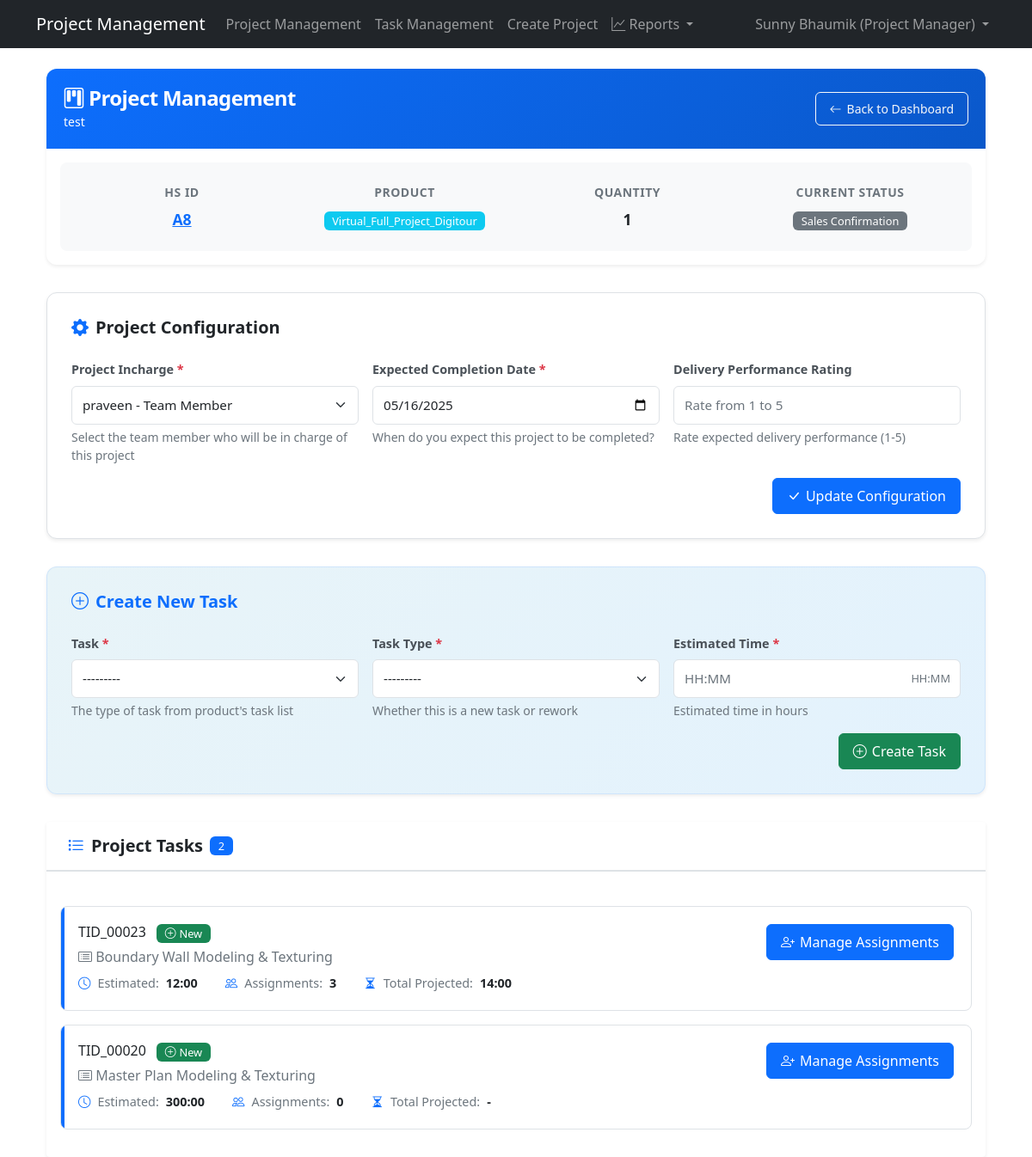
The app's page /projects/aedaa6b4-0d60-4cdd-8ebd-8fbbb9c3879d/manage/ (signed in), older data.
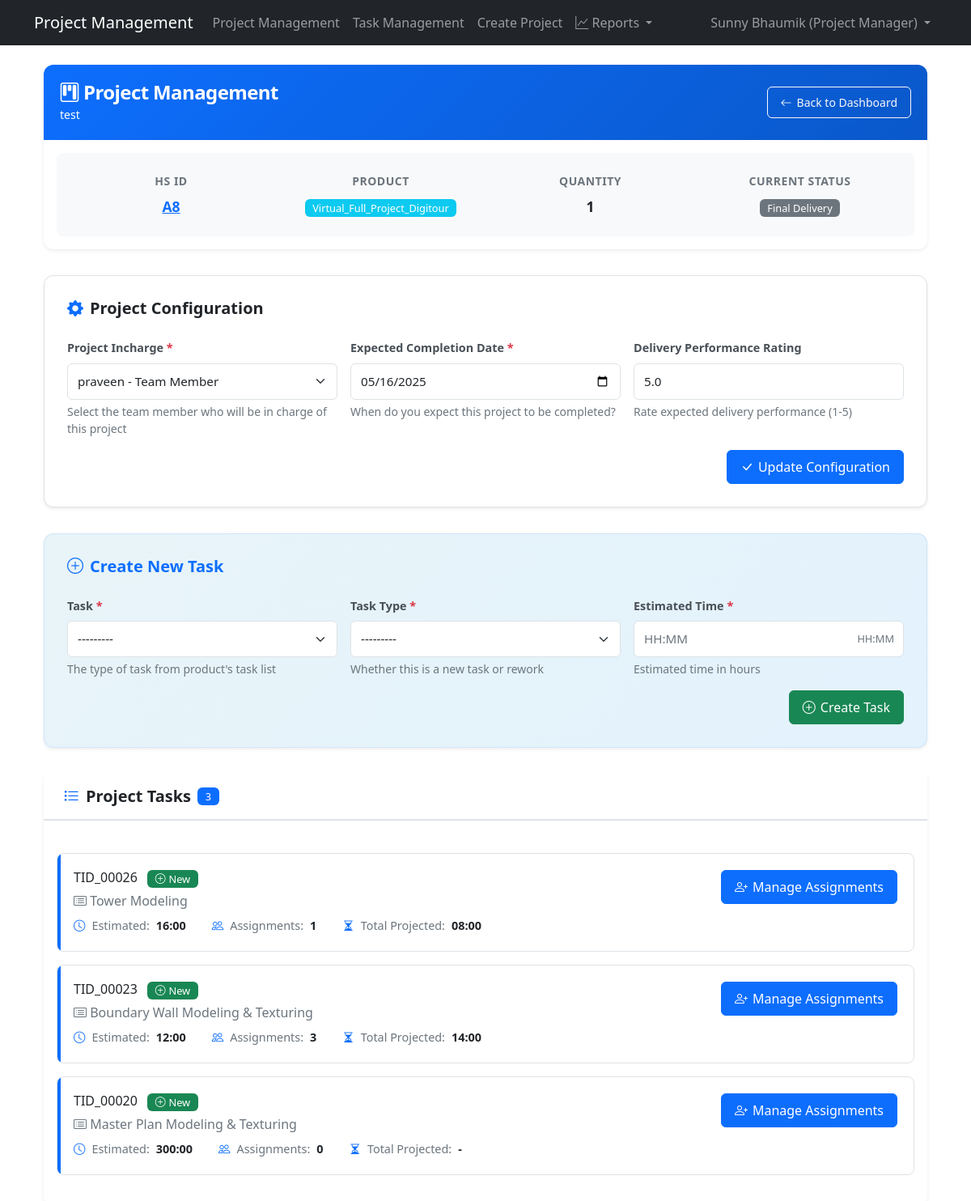
The same page, newer data.
### projects/models.py (models this page shows, shortened)
class Project(models.Model):
    id = models.UUIDField(
        primary_key=True,
        default=uuid.uuid4,
        editable=False
    )
    hs_id = models.CharField(
        max_length=10,
        unique=True,
        editable=False,
        help_text="Human-readable unique identifier (e.g., A1, A2, B1, etc.)"
    )
    opportunity_id = models.CharField(
        max_length=100,
        unique=False,
        help_text="Business opportunity identifier"
    )
    project_type = models.CharField(
        max_length=100,
        blank=True,
        null=True,
        help_text="Type of project (optional)"
    )
    project_name = models.CharField(
        max_length=255,
        help_text="Name of the project"
    )
    builder_name = models.CharField(
        max_length=255,
        help_text="Name of the builder/client"
    )
    city = models.ForeignKey(
        City,
        on_delete=models.PROTECT,
        related_name='projects',
        help_text="City where this project is located"
    )
    product = models.ForeignKey(
        Product,
        on_delete=models.PROTECT,
        related_name='projects',
        help_text="The product being delivered in this project"
    )
    product_subcategory = models.ForeignKey(
        ProductSubcategory,
        on_delete=models.PROTECT,
        related_name='projects',
        null=True,
        blank=True,
        help_text="Optional subcategory classification for this project"
    )
    package_id = models.CharField(
        max_length=100,
        blank=True,
        null=True,
        help_text="Optional package identifier"
    )
    quantity = models.PositiveIntegerField(
        help_text="Quantity of products for this project"
    )
    purchase_date = models.DateField(
        help_text="Date when the project was purchased"
    )
    sales_confirmation_date = models.DateField(
        help_text="Date when sales confirmation was received"
    )
    expected_tat = models.PositiveIntegerField(
        validators=[MinValueValidator(1)],
        help_text="Expected turnaround time in days (defaults to product TAT but can be overridden)"
    )
    account_manager = models.CharField(
        max_length=255,
        help_text="Name of the account manager responsible for this project"
    )
    dpm = models.ForeignKey(
        User,
        on_delete=models.PROTECT,
        related_name='dpm_projects',
        help_text="The Digital Project Manager assigned to this project"
    )
    current_status = models.ForeignKey(
        ProjectStatusOption,
        on_delete=models.PROTECT,
        related_name='projects',
        help_text="Current status of the project"
    )
    project_incharge = models.ForeignKey(
        'accounts.User',
        on_delete=models.PROTECT,
        related_name='incharge_projects',
        null=True,
        blank=True,
        help_text="Team member assigned as project incharge"
    )
    expected_completion_date = models.DateField(
        null=True,
        blank=True,
        help_text="Expected date of project completion"
    )
    delivery_performance_rating = models.DecimalField(
        max_digits=2,
        decimal_places=1,
        null=True,
        blank=True,
        validators=[
            MinValueValidator(1),
            MaxValueValidator(5)
        ],
        help_text="Delivery performance rating (1-5)"
    )
    created_at = models.DateTimeField(auto_now_add=True)
    updated_at = models.DateTimeField(auto_now=True)
    class Meta:
        ordering = ['-created_at']
        verbose_name = 'Project'
        verbose_name_plural = 'Projects'
        indexes = [
            models.Index(fields=['opportunity_id']),
        ]

class ProjectStatusOption(models.Model):
    id = models.UUIDField(
        primary_key=True,
        default=uuid.uuid4,
        editable=False
    )
    name = models.CharField(
        max_length=100,
        unique=True,
        help_text="Name of the status (e.g., 'Sales Confirmation')"
    )
    category_one = models.CharField(
        max_length=100,
        help_text="First level categorization (e.g., 'Awaiting Data')"
    )
    category_two = models.CharField(
        max_length=100,
        help_text="Second level categorization (e.g., 'Not Started')"
    )
    order = models.PositiveIntegerField(
        help_text="Sequence number for ordering statuses"
    )
    is_active = models.BooleanField(
        default=True,
        help_text="Whether this status is currently available for use"
    )
    created_at = models.DateTimeField(auto_now_add=True)
    updated_at = models.DateTimeField(auto_now=True)
    class Meta:
        ordering = ['order']
        verbose_name = 'Project Status Option'
        verbose_name_plural = 'Project Status Options'

class ProjectTask(models.Model):
    id = models.UUIDField(
        primary_key=True,
        default=uuid.uuid4,
        editable=False
    )
    task_id = models.CharField(
        max_length=20,
        unique=True,
        editable=False,
        help_text="Unique task identifier (e.g., TID_00001)"
    )
    project = models.ForeignKey(
        'Project',
        on_delete=models.CASCADE,
        related_name='tasks',
        help_text="The project this task belongs to"
    )
    product_task = models.ForeignKey(
        ProductTask,
        on_delete=models.PROTECT,
        related_name='project_tasks',
        help_text="The type of task from product's task list"
    )
    task_type = models.CharField(
        max_length=10,
        choices=[('NEW', 'New'), ('REWORK', 'Rework')],
        help_text="Whether this is a new task or rework"
    )
    estimated_time = models.PositiveIntegerField(
        help_text="Estimated time for task completion (in minutes)"
    )
    created_by = models.ForeignKey(
        'accounts.User',
        on_delete=models.PROTECT,
        related_name='created_tasks',
        help_text="DPM who created this task"
    )
    created_at = models.DateTimeField(auto_now_add=True)
    updated_at = models.DateTimeField(auto_now=True)
    class Meta:
        ordering = ['created_at']
        verbose_name = 'Project Task'
        verbose_name_plural = 'Project Tasks'
    def get_formatted_time(self):
        if self.estimated_time is None:
            return '-'
        hours = self.estimated_time // 60
        minutes = self.estimated_time % 60
        return f"{hours:02d}:{minutes:02d}"
    def get_formatted_hours(self):
        total_minutes = self.total_projected_hours
        if total_minutes is None or total_minutes == 0:
            return '-'
        hours = total_minutes // 60
        minutes = total_minutes % 60
        return f"{hours:02d}:{minutes:02d}"
    @property
    def total_projected_hours(self):
        return self.assignments.aggregate(
            total=models.Sum('projected_hours')
        )['total'] or 0

class ProductTask(models.Model):
    id = models.UUIDField(
        primary_key=True,
        default=uuid.uuid4,
        editable=False
    )
    product = models.ForeignKey(
        Product,
        on_delete=models.CASCADE,
        related_name='available_tasks',
        help_text="The product this task belongs to"
    )
    name = models.CharField(
        max_length=255,
        help_text="Name of the task"
    )
    description = models.TextField(
        blank=True,
        help_text="Detailed description of what this task involves"
    )
    is_active = models.BooleanField(
        default=True,
        help_text="Whether this task is available for new projects"
    )
    created_at = models.DateTimeField(auto_now_add=True)
    updated_at = models.DateTimeField(auto_now=True)
    class Meta:
        ordering = ['product', 'name']
        unique_together = ['product', 'name']
        verbose_name = 'Product Task'
        verbose_name_plural = 'Product Tasks'
    def __str__(self):
        return self.name

class Product(models.Model):
    id = models.UUIDField(
        primary_key=True,
        default=uuid.uuid4,
        editable=False
    )
    name = models.CharField(
        max_length=255,
        unique=True,
        help_text="Name of the product"
    )
    expected_tat = models.PositiveIntegerField(
        validators=[MinValueValidator(1)],
        help_text="Default expected turnaround time in days for this product"
    )
    is_active = models.BooleanField(
        default=True,
        help_text="Whether this product is available for new projects"
    )
    created_at = models.DateTimeField(auto_now_add=True)
    updated_at = models.DateTimeField(auto_now=True)
    class Meta:
        ordering = ['name']
        verbose_name = 'Product'
        verbose_name_plural = 'Products'

### projects/views.py (the view)
# urls.py: path('<uuid:project_id>/manage/', views.project_management, name='project_management'),
@login_required
def project_management(request, project_id):
    success, result = ProjectService.get_project(project_id)
    if not success:
        messages.error(request, result)
        return redirect('projects:project_list')
    project = result
    redirect_response = ensure_is_dpm(request, project)
    if redirect_response:
        return redirect_response
    success, result = ProjectService.get_project_with_tasks(project_id)
    if not success:
        messages.error(request, result)
        return redirect('projects:project_list')
    project, tasks = result
    context = {
        'project': project,
        'tasks': tasks,
        'title': f'Manage Project: {project.project_name}',
        'project_form': ProjectManagementForm(instance=project),
        'task_form': ProjectTaskForm(project=project)
    }
    return render(request, 'projects/project_management.html', context)

### projects/templates/projects/project_management.html (shortened to what the changed rows need)
{% extends "base.html" %}
{% block content %}
<div class="container-fluid">
    <div class="project-header-card">
        <div class="card-header text-white">
            <div class="d-flex justify-content-between align-items-center">
                <div>
                    <h4 class="mb-0">
                        <i class="bi bi-kanban"></i> Project Management
                    </h4>
                    <small>{{ project.project_name }}</small>
                </div>
            </div>
        </div>
        <div class="card-body">
            <div class="project-info-grid">
                <div class="project-info-item">
                    <div class="project-info-value"><a href="{% url 'projects:project_detail' project_id=project.id %}">{{ project.hs_id }}</a></div>
                </div>
                <div class="project-info-item">
                    <div class="project-info-value">
                        <span class="badge bg-info">{{ project.product.name }}</span>
                    </div>
                </div>
                <div class="project-info-item">
                    <div class="project-info-label">Quantity</div>
                    <div class="project-info-value">{{ project.quantity }}</div>
                </div>
                <div class="project-info-item">
                    <div class="project-info-value">
                        <span class="badge bg-secondary">{{ project.current_status.name }}</span>
                    </div>
                </div>
            </div>
        </div>
    </div>
    <div class="config-section">
        <form method="post" action="{% url 'projects:update_project_configuration' project.id %}" id="configForm">
            <div class="row g-3">
                <div class="col-md-4">
                    <label for="{{ project_form.project_incharge.id_for_label }}"
                           class="form-label form-label-required">
                        Project Incharge
                    </label>
                    {{ project_form.project_incharge }}
                    {% if project_form.project_incharge.help_text %}
                        <div class="form-text">{{ project_form.project_incharge.help_text }}</div>
                    {% endif %}
                </div>
                <div class="col-md-4">
                    <label for="{{ project_form.expected_completion_date.id_for_label }}"
                           class="form-label form-label-required">
                        Expected Completion Date
                    </label>
                    {{ project_form.expected_completion_date }}
                    {% if project_form.expected_completion_date.help_text %}
                        <div class="form-text">{{ project_form.expected_completion_date.help_text }}</div>
                    {% endif %}
                </div>
                <div class="col-md-4">
                    <label for="{{ project_form.delivery_performance_rating.id_for_label }}"
                           class="form-label">
                        Delivery Performance Rating
                    </label>
                    {{ project_form.delivery_performance_rating }}
                    {% if project_form.delivery_performance_rating.help_text %}
                        <div class="form-text">{{ project_form.delivery_performance_rating.help_text }}</div>
                    {% endif %}
                </div>
            </div>
        </form>
    </div>
    <div class="card border-0 shadow-sm">
        <div class="tasks-header">
            <h5>
                <i class="bi bi-list-task text-primary"></i> Project Tasks
                <span class="badge bg-primary">{{ tasks|length }}</span>
            </h5>
        </div>
        <div class="card-body">
            {% if tasks %}
                {% for task in tasks %}
                    <div class="task-card fade-in">
                        <div class="d-flex justify-content-between align-items-start">
                            <div class="flex-grow-1">
                                <h6 class="mb-1">
                                    {{ task.task_id }}
                                    <span class="badge {% if task.task_type == 'NEW' %}bg-success{% else %}bg-warning{% endif %} ms-2">
                                        <i class="bi {% if task.task_type == 'NEW' %}bi-plus-circle{% else %}bi-arrow-repeat{% endif %}"></i>
                                        {{ task.get_task_type_display }}
                                    </span>
                                </h6>
                                <p class="mb-2 text-muted">
                                    <i class="bi bi-card-list"></i> {{ task.product_task.name }}
                                </p>
                                <div class="task-info">
                                    <div class="task-info-item">
                                        <i class="bi bi-clock"></i>
                                        Estimated: <strong>{{ task.get_formatted_time }}</strong>
                                    </div>
                                    <div class="task-info-item">
                                        <i class="bi bi-people"></i>
                                        Assignments: <strong>{{ task.assignments.count }}</strong>
                                    </div>
                                    <div class="task-info-item">
                                        <i class="bi bi-hourglass-split"></i>
                                        Total Projected: <strong>{{ task.get_formatted_hours }}</strong>
                                    </div>
                                </div>
                            </div>
                            <div>
                                <a href="{% url 'projects:task_detail' project.id task.id %}"
                                   class="btn btn-primary">
                                    <i class="bi bi-person-plus"></i> Manage Assignments
                                </a>
                            </div>
                        </div>
                    </div>
                {% endfor %}
            {% endif %}
        </div>
    </div>
</div>
{% endblock %}

Row changes from the older to the newer data that the page shows:
changed Project "test": current_status.name "Sales Confirmation" → "Final Delivery"; delivery_performance_rating (not shown) → "5.0"
added ProjectTask: task_id "TID_00026", task_type "New", product_task.name "Tower Modeling", get_formatted_time "16:00", assignments.count "1", get_formatted_hours "08:00"
Text that changed along with them:
{{ tasks|length }}: "2" → "3"
